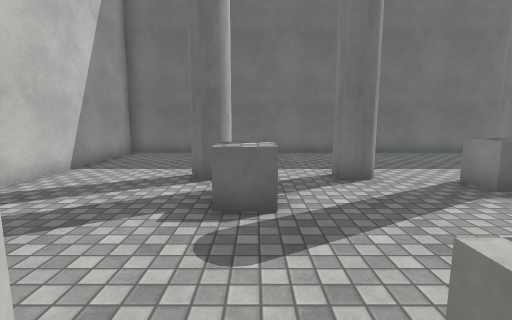
[1] (above)

12 first-person views from a walk through a scene from a Unity 3-D project. The camera is 1.4 m above the floor, tilts 8° down and sees 85° across. The floor is counted in squares, 1 m on a side. Each view is taken from the middle of a square. On the plan, view 1 faces up. The plan holds only what a view shows up to about 14 squares ahead; the rest is blank. Surface patterns are stand-ins for the level's own textures.

[2]
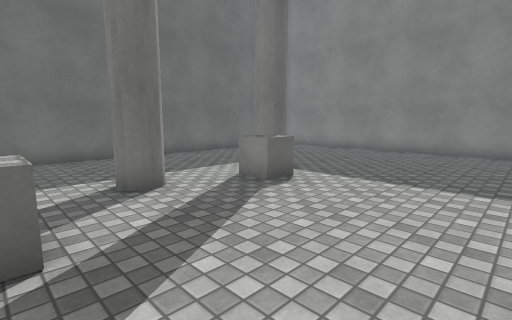

[3]
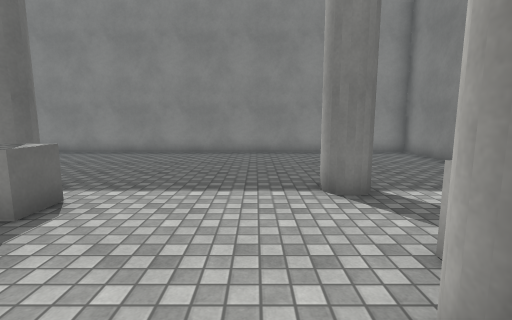

[4]
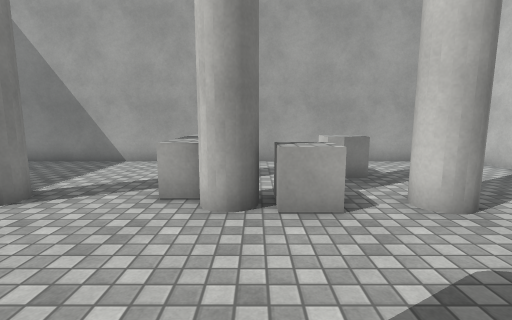

[5]
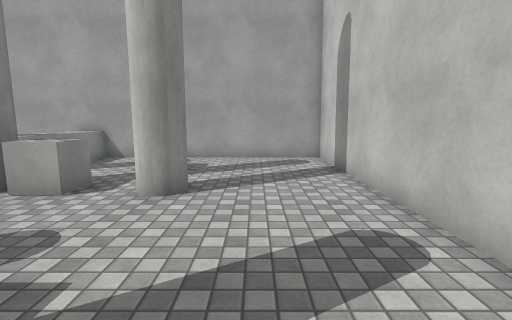

[6]
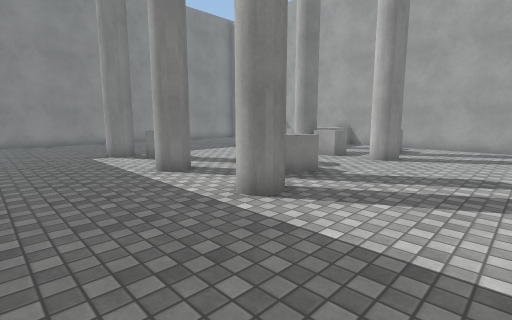

[7]
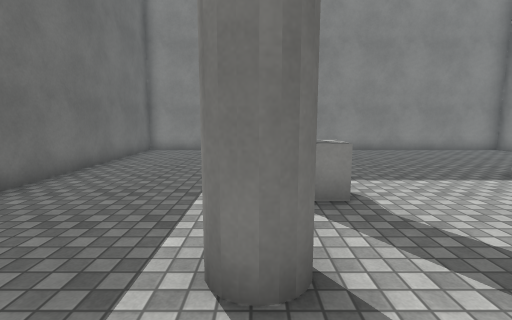

[8]
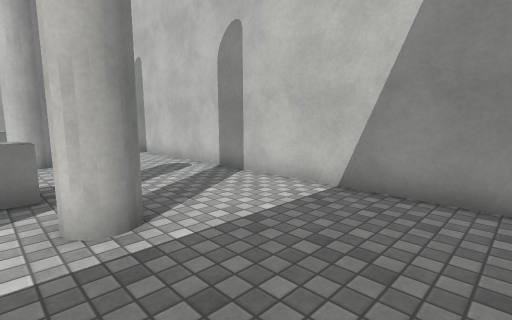

[9]
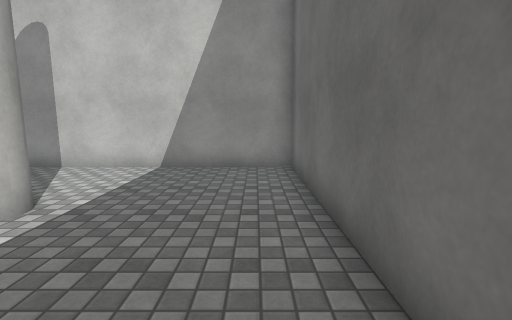

[10]
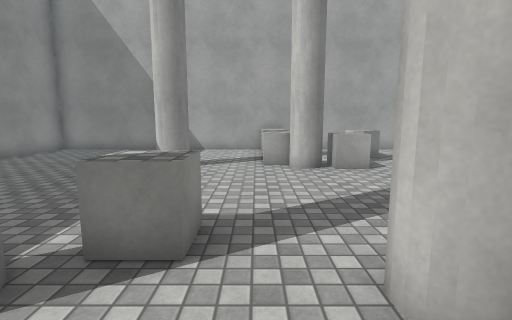

[11]
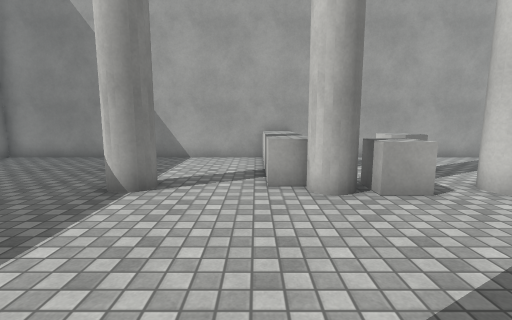

[12]
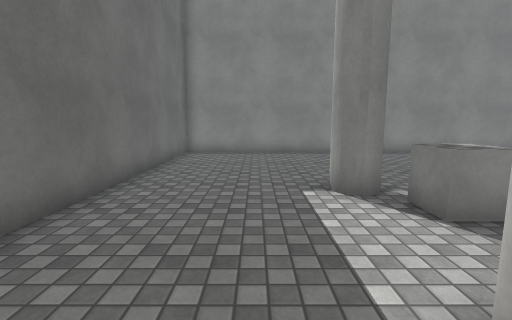

### Floor plan
Key: @ floor where view 1 was taken; # wall or solid block; . floor; ^ raised ledge; O other object.
Columns run from 6 left of view 1 to 14 right of it. Each row starts with its distance up from view 1.
 12 #####################
 11 #...................#
 10 #...................#
  9 #...................#
  8 #...................#
  7 #....#..#...##......#
  6 #..........OO.......#
  5 #....OO....O........#
  4 #.....O.............#
  3 #...................#
  2 #...................#
  1 #......O#...........#
  0 #....#@O##...#......#
 -1 #........^^.........#
 -2 #....OO..^^.........#
 -3 #.....O..^^.........#
 -4 #........^^.........#
 -5 #########^###########

Positions as (right, up) in squares from view 1, and headings:
1: (0, 0), facing up
2: (0, 1), facing up-right
3: (1, 2), facing right
4: (2, 5), facing down
5: (-3, 6), facing down
6: (-5, 11), facing down-right
7: (0, 7), facing right
8: (0, 11), facing down-left
9: (3, 11), facing left
10: (4, 9), facing down
11: (4, 6), facing down
12: (1, 9), facing right
